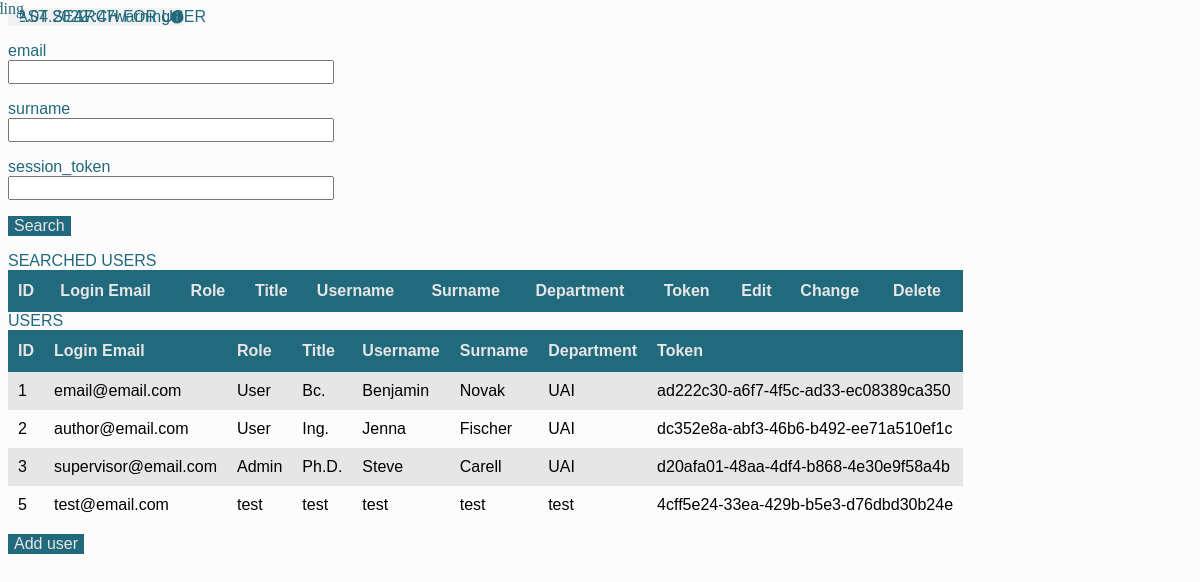
The page /home_admin (signed in) on the database as committed earlier.
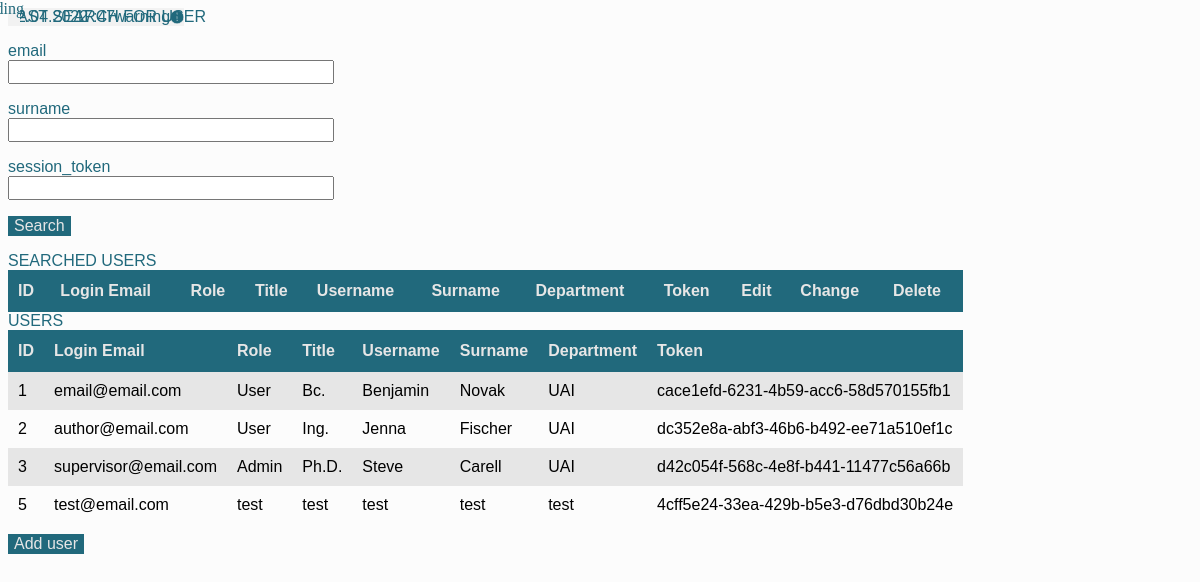
The same page on the database as committed later.
### app/models.py (models this page shows, shortened)
class User(UserMixin, db.Model):
    __bind_key__ = "db_users"
    __tablename__ = "medic"
    id = db.Column("id", db.Integer, primary_key=True)
    email = db.Column("email", db.String(40), unique=True)
    username = db.Column("name", db.String(20))
    surname = db.Column("surname", db.String(20))
    department = db.Column("department", db.String(10))
    title = db.Column("title", db.String(5))
    password = db.Column("password", db.String(200), unique=True)
    session_token = db.Column("session_token", db.String(40), unique=True, index=True)
    role = db.Column("role", db.String(5))

### app/routes_auth.py (the view, shortened to what this page needs)
@auth.route("/home_admin", methods=["GET", "POST"])
@admin_required
@login_required
def home_admin():
    users = User.query.filter().all()
    db.session.flush()
    search_form = SearchForm()
    return render_template(
        "admin/home_admin.html", users=users, search_form=search_form
    )

### app/forms.py
class SearchForm(FlaskForm):
    email = StringField("email")
    surname = StringField("surname")
    session_token = StringField("session_token")
    search = SubmitField("Search")

### app/__init__.py (called while the page is built)
def create_app():
    server_app = Flask(__name__)
    server_app.config.from_object(Config)
    db.init_app(server_app)
    login_manager = LoginManager()
    login_manager.init_app(server_app)
    login_manager.session_protection = "strong"
    from .models import User
    @login_manager.user_loader
    def load_user(session_token):
        return User.query.filter_by(session_token=session_token).first()
    from .routes import app
    server_app.register_blueprint(app)
    from .routes_auth import auth
    server_app.register_blueprint(auth)
    return server_app

### app/role_req.py (called while the page is built)
def admin_required(f):
    @wraps(f)
    def wrap(*args, **kwargs):
        if current_user.role == "Admin":
            return f(*args, **kwargs)
        else:
            return "<h1>You need to be an admin to view this page.<h1>"
    return wrap

### app/routes_auth.py (called while the page is built)
@auth.teardown_request
def teardown_request_func(error=None):
    if error:
        print(str(error))

### app/templates/admin/home_admin.html (shortened to what this page needs)
<!DOCTYPE html>
<link rel="stylesheet" href="{{ url_for('static', filename='css/admin/home_admin.css') }}">
{% extends "layout.html" %}
{% block content %}
    <div class="title">FAST SEARCH FOR USER</div>
    <form action="" method="post">
        <p>
            {{ search_form.email.label(class="label") }}<br>
            {{ search_form.email(size=32,class="input") }}<br>
        </p>
        <p>
            {{ search_form.surname.label(class="label")  }}<br>
            {{ search_form.surname(size=32,class="input") }}<br>
        </p>
        <p>
            {{ search_form.session_token.label(class="label")  }}<br>
            {{ search_form.session_token(size=32,class="input") }}<br>
        </p>
        <p>{{ search_form.search(class="button_auth") }}</p>
    </form>
    <div class="title">SEARCHED USERS</div>
    <table id="users">
        <tr>
            <th>ID</th>
            <th>Login Email</th>
            <th>Role</th>
            <th>Title</th>
            <th>Username</th>
            <th>Surname</th>
            <th>Department</th>
            <th>Token</th>
            <th>Edit</th>
            <th>Change</th>
            <th>Delete</th>
        </tr>
    </table>
    <div class="title">USERS</div>
    <table id="users">
        <tr>
            <th>ID</th>
            <th>Login Email</th>
            <th>Role</th>
            <th>Title</th>
            <th>Username</th>
            <th>Surname</th>
            <th>Department</th>
            <th>Token</th>
        </tr>
        {% for user in users %}
            <tr>
                <td>{{ user.id }}</td>
                <td>{{ user.email }}</td>
                <td>{{ user.role }}</td>
                <td>{{ user.title }}</td>
                <td>{{ user.username }}</td>
                <td>{{ user.surname }}</td>
                <td>{{ user.department }}</td>
                <td>{{ user.session_token }}</td>
            </tr>
        {% endfor %}
    </table>
    <button class="button_auth" id="add_user"onclick="window.location.href='{{ url_for( 'auth.register_admin') }}';">Add user</button>
{% endblock %}

### app/templates/layout.html (shortened to what this page needs)
<!DOCTYPE html>
<html lang="en-US">
    <head>
        <link
            rel="stylesheet"
            href="{{ url_for('static', filename='css/background.css') }}"
        />
        <link
            rel="stylesheet"
            href="{{ url_for('static', filename='css/layout.css') }}"
        />
        <link
            rel="stylesheet"
            href="{{ url_for('static', filename='css/loading.css') }}"
        />
        <div class="loading_background">
            <div class="loading_label">loading</div>
        </div>
    </head>
    <body>
        <div class="panel" id="top_panel">
            <div class="text" id="date"></div>
            <div class="text" id="time"></div>
            <div class="text" id="battery"></div>
        </div>
        <div class="container">{% block content %} {% endblock %}</div>
        <button class="button" id="roll_button">
        </button>
    </body>
</html>

### app/static/css/admin/home_admin.css (style rules this page uses)
.container { overflow: scroll; }
.title { margin-top: calc(50px / var(--height-divisor)); text-align: flex-start; max-width: calc(1150px / var(--width-divisor)); font-size: calc(30px / var(--height-divisor)); font-family: var(--font); color: #21697c; color: rgb(33, 105, 124); }
.input { color: #21697c; color: rgb(33, 105, 124); font-size: calc(15px / var(--height-divisor)); font-family: var(--font); }
.label { font-size: calc(20px / var(--height-divisor)); font-family: var(--font); color: #21697c; color: rgb(33, 105, 124); }
#users { font-family: var(--font); border-collapse: collapse; width: 100%; }
#users td, #users th { padding: 10px; }
#users tr:nth-child(even) { background-color: #e6e6e6; background-color: rgb(230, 230, 230); }
#users th { padding-top: 12px; padding-bottom: 12px; text-align: left; background-color: #21697c; background-color: rgb(33, 105, 124); color: #e6e6e6; color: rgb(230, 230, 230); }
.button_auth { margin-top: 10px; border: 0; outline: none; -webkit-appearance: none; -moz-appearance: none; display: flex; align-items: center; justify-content: center; font-family: var(--font); font-size: calc(15px / var(--height-divisor)); color: #e6e6e6; color: rgb(230, 230, 230); background: #21697c; background: rgba(33, 105, 124, 1); width: calc(100px / var(--width-divisor)); height: calc(40px / var(--height-divisor)); border-radius: calc(30px / var(--width-divisor)); -moz-border-radius: calc(30px / var(--width-divisor)); -webkit-border-radius: calc(30px / var(--width-divisor)); }

### app/static/css/background.css (style rules this page uses)
body::after { content: ''; background-color: #f2f2f2; background-color: rgba(242, 242, 242, 1); opacity: 0.25; top: 0; left: 0; bottom: 0; right: 0; position: absolute; z-index: -1; }

### app/static/css/layout.css (style rules this page uses)
.text { font-family: var(--font); font-size: calc(30px / var(--height-divisor)); color: #21697c; color: rgb(33, 105, 124); }
.panel { background: #f2f2f2; background: rgba(242, 242, 242, 1); border-radius: calc(14px / var(--width-divisor)); -moz-border-radius: calc(14px / var(--width-divisor)); -webkit-border-radius: calc(14px / var(--width-divisor)); }
#top_panel.panel { display: grid; grid-template-columns: 33% 33% 26% 8%; align-items: center; position: absolute; left: calc(70px / var(--width-divisor)); top: calc(35px / var(--height-divisor)); width: calc(1150px / var(--width-divisor)); height: calc(50px / var(--height-divisor)); }
#date.text { justify-self: flex-start; margin-left: calc(20px / var(--width-divisor)); }
#time.text { justify-self: center; }
#battery.text { justify-self: flex-end; }
.button, .info_button { border: 0; outline: none; -webkit-appearance: none; -moz-appearance: none; }
.button { border-radius: calc(10px / var(--width-divisor)); -moz-border-radius: calc(10px / var(--width-divisor)); -webkit-border-radius: calc(10px / var(--width-divisor)); background: #21697c; background: rgba(33, 105, 124, 1); }
#roll_button.button { align-self: center; justify-self: center; position: absolute; z-index: 1; top: calc(880px / var(--height-divisor)); left: calc(80px / var(--width-divisor)); background: #f2f2f2; background: rgba(242, 242, 242, 1); width: calc(40px / var(--width-divisor)); height: calc(35px / var(--height-divisor)); }
.not_supported_logo { visibility: hidden; justify-self: center; width: calc(30px / var(--width-divisor)); height: calc(30px / var(--height-divisor)); }
.container { position: absolute; top: calc(90px / var(--height-divisor)); left: calc(70px / var(--width-divisor)); width: calc(1150px / var(--width-divisor)); height: calc(765px / var(--height-divisor)); }

### app/static/css/loading.css (style rules this page uses)
.loading_background { z-index: 10; background-color: #f2f2f2; background-color: rgba(242, 242, 242, 1); position: absolute; top: 0; left: 0; width: calc(1280px / var(--width-divisor)); height: calc(960px / var(--height-divisor)); }
.loading_label { position: absolute; font-family: var(--font-light); font-size: calc(115px / var(--height-divisor)); color: #21697c; color: rgb(33, 105, 124); left: 50%; transform: translate(-50%); top: calc(300px / var(--height-divisor)); }

Rows that differ between the two databases and show on the page:
changed User "email@email.com": session_token "ad222c30-a6f7-4f5c-ad33-ec08389ca350" → "cace1efd-6231-4b59-acc6-58d570155fb1"
changed User "supervisor@email.com": session_token "d20afa01-48aa-4df4-b868-4e30e9f58a4b" → "d42c054f-568c-4e8f-b441-11477c56a66b"
